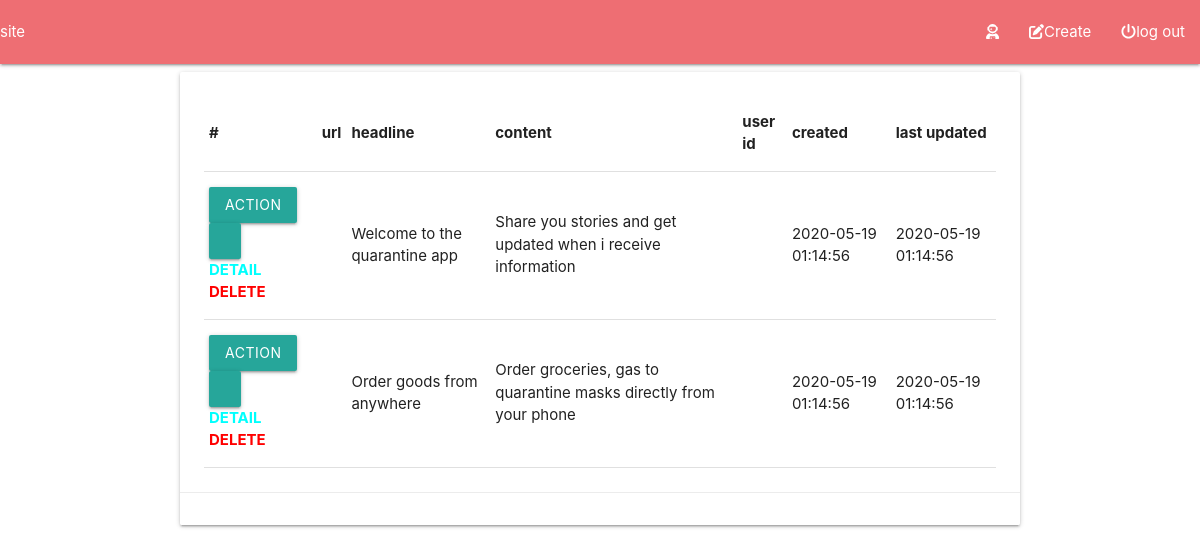
Screenshot of /public_html/admin/manage_articles.php with the database file from the repository.
### tables this page shows
CREATE TABLE IF NOT EXISTS `articles` (
`id` INT auto_increment primary key,
`url` varchar(250) null,
`headline` varchar(70) NOT null,
`content` varchar(200) null,
`userID` int NOT NULL,
 constraint fk_author FOREIGN key (`userID`) REFERENCES users(`id`) ON update cascade ON delete cascade,
`created` DATETIME NULL ,
`lastUpdated` TIMESTAMP NOT NULL DEFAULT CURRENT_TIMESTAMP 
);

### src/Repository.php (called while the page is built, shortened)
<?php
class Repository
{
    private $db;
    public function __construct()
    {
      $mysqli = new DatabaseConnection();
      $this->db = $mysqli->get_db_connection();
    }
    public function find_user_with_id($id)
    {
        $result = array(
            "status"  => "",
            "body"    => array(
                "user"    => array()
            ),
            "error"   => array()
        );
        $stmt = $this->db->prepare("SELECT * FROM users WHERE id LIKE ?");
        $res = $stmt->get_result();
        $row = $res->fetch_assoc();
        if ($row["id"] != null){
            $result["status"]  = "Query successful";
            $result["body"]    = array(
                "user"   => array(
                    "id"            => $row["id"],
                    "url"           => $row["url"],
                    "username"      => $row["username"],
                    "email"         => $row["email"],
                    "first_name"    => $row["firstName"],
                    "last_name"     => $row["lastName"],
                    "full_name"     => $row["fullName"],
                    "is_admin"      => $row["isAdmin"],
                    "password"      => $row["passwordHash"],
                    "created"       => $row["created"],
                    "last_updated"  => $row["lastUpdated"]
                )
            );
            return $result;
        } else {
            $result['status'] = "No user with that id exists";
        }
        return $result;
    }
     public function read_all_posts()
     {
         $result = array(
             "status"   => "" ,
             "body"  => array(
                 "articles"  => array(),
                 "count"    => 0
             ),
             "error"    => array()
         );
         $sql = "SELECT * FROM articles";
         $stmt = $this->db->prepare($sql);
         $stmt->execute();
         $res = $stmt->get_result();
         if ($res->num_rows > 0){
             $result['status'] = "Article read successful";
             $result['body']['count']  = $res->num_rows;
             while($row = $res->fetch_assoc()){
                 $data = [
                     'id'          => $row['id'],
                     'url'         => $row['url'],
                     'headline'    => $row['headline'],
                     'content'     => html_entity_decode($row['content']),
                     'userID'      => $row['userID'],
                     'created'     => $row['created'],
                     'last_updated' => $row['lastUpdated']
                 ];
                 array_push($result['body']['articles'], $data);
             }
         } else {
             $result['status'] = "No Articles yet! ";
         }
         return $result;
     }
}

### src/database/DatabaseConnection.php (called while the page is built, shortened)
<?php
class DatabaseConnection
{
    private $APP_DB_NAME = 'cat2';
    public function get_db_connection()
    {
        $mysqli = new \mysqli('127.0.0.1', "root", "", $this->APP_DB_NAME, 3306);
        return  $mysqli;
    }
}

### public_html/admin/manage_articles.php (the view, shortened to what this page needs)
<?php
$repository = new Repository();
$result = array();
$query = array();
$request_method = $_SERVER['REQUEST_METHOD'];
switch ($request_method) {
    case 'GET':
        $result = $repository->read_all_posts();
        $query = $repository->find_user_with_id($_SESSION['login_ID']);
}
?>
<!DOCTYPE html>
<html lang="en">
<head>
    <link href="../res/vendor/materialize/css/materialize.css" rel="stylesheet" media="screen,projection">
    <link href="../res/vendor/fontawesome/css/fontawesome.css" rel="stylesheet">
    <link href="../res/vendor/fontawesome/css/brands.css" rel="stylesheet">
    <link href="../res/vendor/fontawesome/css/solid.css" rel="stylesheet">
    <link href="../res/css/main.css" rel="stylesheet" media="screen,projection">
</head>
<body>
<header>
    <nav>
        <div class="nav-wrapper p-2">
            <a href="<?php echo $_SERVER['SERVER_NAME']; ?>"> site</a>
            <ul id="nav-mobile" class="right hide-on-med-and-down">
                <li><a href="../admin/admin.php">
                        <i class="fa fa-user-astronaut"></i><?php echo $query['body']['user']['username']; ?></a></li>
                <li><a href="add_article.php"><i class="fas fa-edit"></i>Create</a> </li>
                <li><a href="../logout.php"><i class="fa fa-power-off fa-1x"></i>log out</a></li>
            </ul>
        </div>
    </nav>
</header>
<main>
    <div class="container">
        <div class="card">
            <div class="card-content">
                <table class="table table-sm table-hover table-responsive">
                    <thead class="thead-light">
                    <tr>
                        <th scope="col">#</th>
                        <th scope="col">url</th>
                        <th scope="col">headline</th>
                        <th scope="col">content</th>
                        <th scope="col">user id</th>
                        <th scope="col">created</th>
                        <th scope="col">last updated</th>
                    </tr>
                    </thead>
                    <tbody>
                    <?php foreach ($result['body']['articles'] as $arr) { ?>
                        <tr>
                            <th scope="row">
                                <div class="btn-group">
                                    <button type="button" class="btn btn-secondary btn-sm">Action</button>
                                    <button type="button" class="btn btn-secondary dropdown-toggle
                        dropdown-toggle-split" data-toggle="dropdown" aria-haspopup="true" aria-expanded="false">
                                    </button>
                                    <div class="dropdown-menu dropdown-menu-right">
                                        <a class="dropdown-item" style="color: #00fffd" href="../detail_article.php?ID=<?php echo $arr['id'] ?>">DETAIL</a>
                                        <a class="dropdown-item " style="color:red;" href="delete_article.php?ID=<?php echo $arr['id'] ?>">DELETE</a>
                                    </div>
                                </div>
                            </th>
                            <td><?php echo $arr['url'] ?></td>
                            <td><?php echo $arr['headline'] ?></td>
                            <td><?php echo $arr['content'] ?></td>
                            <td><?php echo $arr['user_id'] ?></td>
                            <td><?php echo $arr['created'] ?></td>
                            <td><?php echo $arr['last_updated'] ?></td>
                        </tr>
                    <?php } ?>
                    </tbody>
                </table>
            </div>
            <div class="card-action">
            </div>
        </div>
    </div>
</main>
</body>
</html>

### rows the page displays
articles: headline "Welcome to the quarantine app", content "Share you stories and get updated when i receive information", created "2020-05-19 01:14:56", lastUpdated "2020-05-19 01:14:56"
articles: headline "Order goods from anywhere", content "Order groceries, gas to quarantine masks directly from your phone", created "2020-05-19 01:14:56", lastUpdated "2020-05-19 01:14:56"
